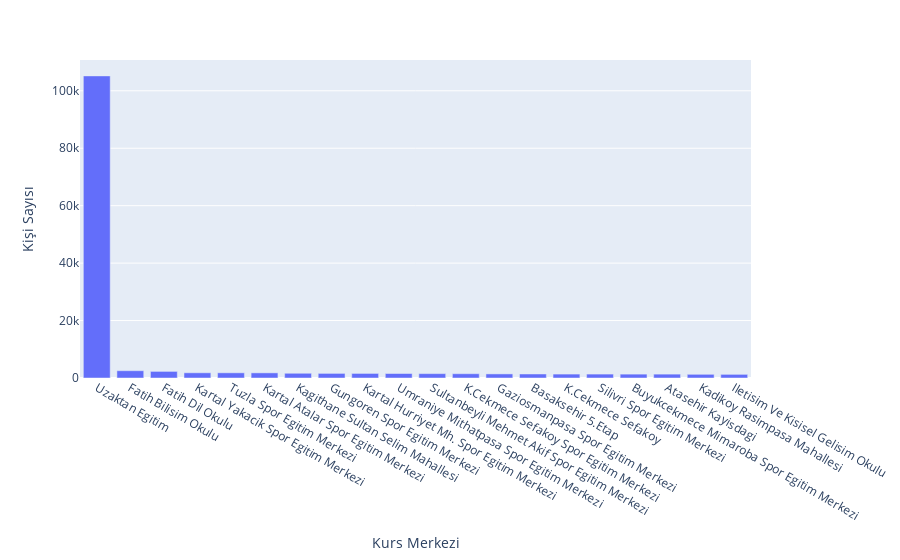

Notebook source saved alongside this figure:
### Code cell
x = df_merkez["Kurs Merkezi"]
y = df_merkez["Kişi Sayısı"]

fig = px.bar(df_merkez, x='Kurs Merkezi', y='Kişi Sayısı')
fig.show()

### Figure 1 — Plotly figure (JSON) as saved in the notebook; plotly's stock layout.template omitted (floating-point values rounded to 4 significant figures)
{"data": [{"alignmentgroup": "True", "hovertemplate": "Kurs Merkezi=%{x}<br>Kişi Sayısı=%{y}<extra></extra>", "legendgroup": "", "marker": {"color": "#636efa", "pattern": {"shape": ""}}, "name": "", "offsetgroup": "", "orientation": "v", "showlegend": false, "textposition": "auto", "type": "bar", "x": ["Uzaktan Egitim", "Fatih Bilisim Okulu", "Fatih Dil Okulu", "Kartal Yakacik Spor Egitim Merkezi", "Tuzla Spor Egitim Merkezi", "Kartal Atalar Spor Egitim Merkezi", "Kagithane Sultan Selim Mahallesi", "Gungoren Spor Egitim Merkezi", "Kartal Hurriyet Mh. Spor Egitim Merkezi", "Umraniye Mithatpasa Spor Egitim Merkezi", "Sultanbeyli Mehmet Akif Spor Egitim Merkezi", "K.Cekmece Sefakoy Spor Egitim Merkezi", "Gaziosmanpasa Spor Egitim Merkezi", "Basaksehir 5.Etap", "K.Cekmece Sefakoy", "Silivri Spor Egitim Merkezi", "Buyukcekmece Mimaroba Spor Egitim Merkezi", "Atasehir Kayisdagi", "Kadikoy Rasimpasa Mahallesi", "Iletisim Ve Kisisel Gelisim Okulu"], "xaxis": "x", "y": [105187, 2539, 2299, 1814, 1807, 1788, 1646, 1600, 1591, 1562, 1520, 1491, 1424, 1396, 1366, 1362, 1349, 1347, 1284, 1272], "yaxis": "y"}], "layout": {"barmode": "relative", "legend": {"tracegroupgap": 0}, "margin": {"t": 60}, "xaxis": {"anchor": "y", "domain": [0, 1], "title": {"text": "Kurs Merkezi"}}, "yaxis": {"anchor": "x", "domain": [0, 1], "title": {"text": "Kişi Sayısı"}}}}
